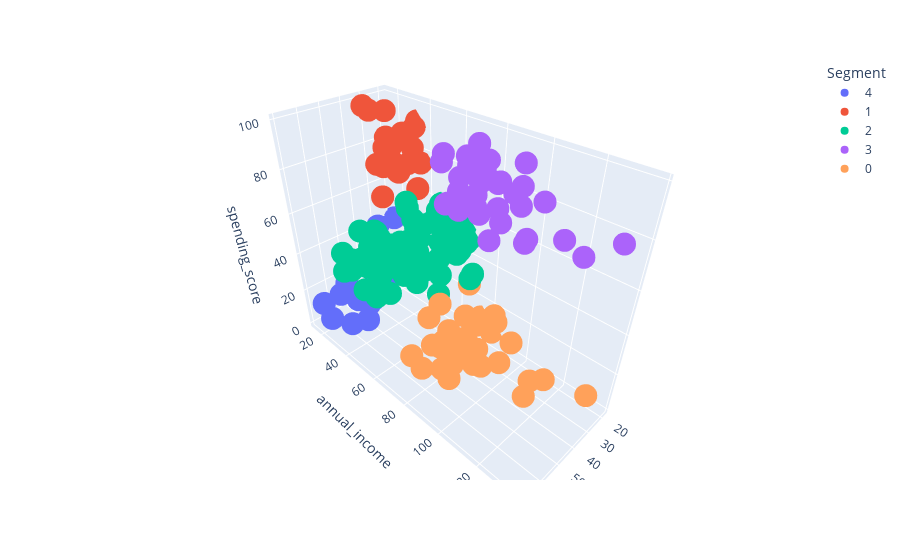

The code cell stored with this chart in its notebook:
### Code cell
import plotly.express as px
fig = px.scatter_3d(df_2, x='age', y='annual_income', z='spending_score',
              color='Segment')
fig.show()

### Figure 1 — Plotly figure (JSON) as saved in the notebook; plotly's stock layout.template omitted (floating-point values rounded to 4 significant figures)
{"data": [{"hovertemplate": "Segment=4<br>age=%{x}<br>annual_income=%{y}<br>spending_score=%{z}<extra></extra>", "legendgroup": "4", "marker": {"color": "#636efa", "symbol": "circle"}, "mode": "markers", "name": "4", "scene": "scene", "showlegend": true, "type": "scatter3d", "x": [19, 20, 31, 35, 64, 67, 58, 37, 35, 52, 35, 46, 54, 45, 40, 60, 53, 49, 42, 36, 65, 48, 49], "y": [15, 16, 17, 18, 19, 19, 20, 20, 21, 23, 24, 25, 28, 28, 29, 30, 33, 33, 34, 37, 38, 39, 39], "z": [39, 6, 40, 6, 3, 14, 15, 13, 35, 29, 35, 5, 14, 32, 31, 4, 4, 14, 17, 26, 35, 36, 28]}, {"hovertemplate": "Segment=1<br>age=%{x}<br>annual_income=%{y}<br>spending_score=%{z}<extra></extra>", "legendgroup": "1", "marker": {"color": "#EF553B", "symbol": "circle"}, "mode": "markers", "name": "1", "scene": "scene", "showlegend": true, "type": "scatter3d", "x": [21, 23, 22, 23, 30, 35, 24, 22, 20, 35, 25, 31, 29, 35, 23, 21, 18, 21, 30, 20, 24, 24], "y": [15, 16, 17, 18, 19, 19, 20, 20, 21, 23, 24, 25, 28, 28, 29, 30, 33, 33, 34, 37, 38, 39], "z": [81, 77, 76, 94, 72, 99, 77, 79, 66, 98, 73, 73, 82, 61, 87, 73, 92, 81, 73, 75, 92, 65]}, {"hovertemplate": "Segment=2<br>age=%{x}<br>annual_income=%{y}<br>spending_score=%{z}<extra></extra>", "legendgroup": "2", "marker": {"color": "#00cc96", "symbol": "circle"}, "mode": "markers", "name": "2", "scene": "scene", "showlegend": true, "type": "scatter3d", "x": [31, 50, 27, 29, 31, 49, 33, 31, 59, 50, 47, 51, 69, 27, 53, 70, 19, 67, 54, 63, 18, 43, 68, 19, 32, 70, 47, 60, 60, 59, 26, 45, 40, 23, 49, 57, 38, 67, 46, 21, 48, 55, 22, 34, 50, 68, 18, 48, 40, 32, 24, 47, 27, 48, 20, 23, 49, 67, 26, 49, 21, 66, 54, 68, 66, 65, 19, 38, 19, 18, 19, 63, 49, 51, 50, 27, 38, 40, 43, 25, 28], "y": [39, 40, 40, 40, 40, 42, 42, 43, 43, 43, 43, 44, 44, 46, 46, 46, 46, 47, 47, 48, 48, 48, 48, 48, 48, 49, 49, 50, 50, 54, 54, 54, 54, 54, 54, 54, 54, 54, 54, 54, 54, 57, 57, 58, 58, 59, 59, 60, 60, 60, 60, 60, 60, 61, 61, 62, 62, 62, 62, 62, 62, 63, 63, 63, 63, 63, 63, 64, 64, 65, 65, 65, 65, 67, 67, 67, 67, 69, 71, 72, 76], "z": [61, 55, 47, 42, 42, 52, 60, 54, 60, 45, 41, 50, 46, 51, 46, 56, 55, 52, 59, 51, 59, 50, 48, 59, 47, 55, 42, 49, 56, 47, 54, 53, 48, 52, 42, 51, 55, 41, 44, 57, 46, 58, 55, 60, 46, 55, 41, 49, 40, 42, 52, 47, 50, 42, 49, 41, 48, 59, 55, 56, 42, 50, 46, 43, 48, 52, 54, 42, 46, 48, 50, 43, 59, 43, 57, 56, 40, 58, 35, 34, 40]}, {"hovertemplate": "Segment=3<br>age=%{x}<br>annual_income=%{y}<br>spending_score=%{z}<extra></extra>", "legendgroup": "3", "marker": {"color": "#ab63fa", "symbol": "circle"}, "mode": "markers", "name": "3", "scene": "scene", "showlegend": true, "type": "scatter3d", "x": [39, 31, 40, 38, 39, 31, 29, 32, 35, 32, 32, 28, 32, 34, 39, 38, 27, 30, 30, 29, 31, 36, 33, 32, 28, 36, 30, 27, 35, 32, 29, 30, 28, 36, 32, 38, 35, 32, 30], "y": [69, 70, 71, 71, 71, 72, 73, 73, 74, 75, 76, 77, 77, 78, 78, 78, 78, 78, 78, 79, 81, 85, 86, 87, 87, 87, 88, 88, 93, 97, 98, 99, 101, 103, 103, 113, 120, 126, 137], "z": [91, 77, 95, 75, 75, 71, 88, 73, 72, 93, 87, 97, 74, 90, 88, 76, 89, 78, 73, 83, 93, 75, 95, 63, 75, 92, 86, 69, 90, 86, 88, 97, 68, 85, 69, 91, 79, 74, 83]}, {"hovertemplate": "Segment=0<br>age=%{x}<br>annual_income=%{y}<br>spending_score=%{z}<extra></extra>", "legendgroup": "0", "marker": {"color": "#FFA15A", "symbol": "circle"}, "mode": "markers", "name": "0", "scene": "scene", "showlegend": true, "type": "scatter3d", "x": [23, 59, 47, 20, 44, 19, 57, 25, 48, 34, 43, 44, 47, 37, 34, 56, 19, 50, 42, 36, 40, 36, 52, 58, 59, 37, 46, 41, 54, 41, 34, 33, 47, 45, 32], "y": [70, 71, 71, 73, 73, 74, 75, 77, 77, 78, 78, 78, 78, 78, 78, 79, 81, 85, 86, 87, 87, 87, 88, 88, 93, 97, 98, 99, 101, 103, 103, 113, 120, 126, 137], "z": [29, 11, 9, 5, 7, 10, 5, 12, 36, 22, 17, 20, 16, 1, 1, 35, 5, 26, 20, 27, 13, 10, 13, 15, 14, 32, 15, 39, 24, 17, 23, 8, 16, 28, 18]}], "layout": {"legend": {"title": {"text": "Segment"}, "tracegroupgap": 0}, "margin": {"t": 60}, "scene": {"domain": {"x": [0, 1], "y": [0, 1]}, "xaxis": {"title": {"text": "age"}}, "yaxis": {"title": {"text": "annual_income"}}, "zaxis": {"title": {"text": "spending_score"}}}}}
